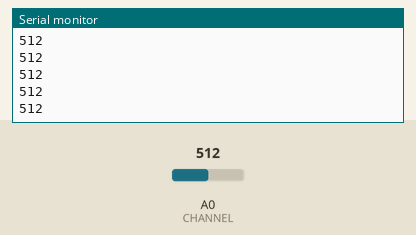
Simulated run of this sketch. Board: Arduino Uno, built with avr-gcc and run on an emulated ATmega328P. On the bench: the last lines printed to the serial monitor. The test bench sets the inputs (shaded band); at power-on: A0 (CHANNEL) = 512.

Above: at 1.2 s.
1.3 s: A0 (CHANNEL) set to 716
At 2.4 s:
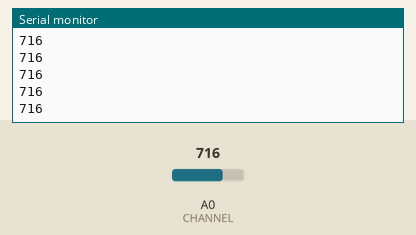
2.8 s: A0 (CHANNEL) set to 900
At 3.5 s:
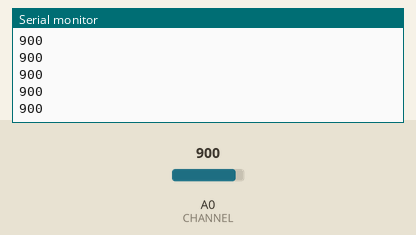
Timing chart, 0 to 5.8 s (numbered marks = the images above; inputs shaded):
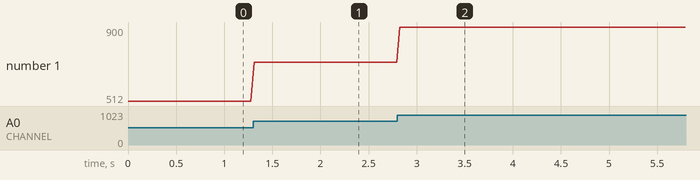

Measured:
- after the input at 1.3 s, the serial monitor: prints a new line at once (image 1)
- after the input at 2.8 s, the serial monitor: prints a new line at once (image 2)
- plotted number 1: 512 → 716 after the input at 1.3 s, 716 → 900 after the input at 2.8 s

The sketch:

simple_bluetooth_data_transmission.ino
```cpp
#include <SoftwareSerial.h>
#define CHANNEL A0

SoftwareSerial BlueTooth(10, 11); // RX | TX

const double samplingFrequency = 10; // Hz, must be less than 10000 due to ADC

unsigned int sampling_period_us;
unsigned long microseconds;
int reading;

void setup() {
  sampling_period_us = round(1000000*(1.0/samplingFrequency));
  BlueTooth.begin(9600);
  Serial.begin(9600);
}

void loop() {
  microseconds = micros();
  while (true) {
    reading = analogRead(CHANNEL);
    Serial.println(reading);
    BlueTooth.print(reading, DEC);
    BlueTooth.print(",");
    while(micros() - microseconds < sampling_period_us){}
    microseconds += sampling_period_us;
  };
}
```
